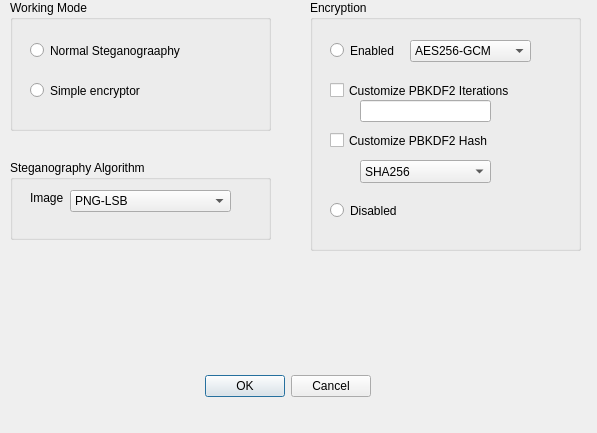
<?xml version="1.0" encoding="UTF-8"?>
<ui version="4.0">
 <class>Dialog</class>
 <widget class="QDialog" name="Dialog">
  <property name="geometry">
   <rect>
    <x>0</x>
    <y>0</y>
    <width>597</width>
    <height>433</height>
   </rect>
  </property>
  <property name="windowTitle">
   <string>Advanced Settings</string>
  </property>
  <widget class="QDialogButtonBox" name="buttonBox">
   <property name="geometry">
    <rect>
     <x>30</x>
     <y>370</y>
     <width>341</width>
     <height>32</height>
    </rect>
   </property>
   <property name="orientation">
    <enum>Qt::Horizontal</enum>
   </property>
   <property name="standardButtons">
    <set>QDialogButtonBox::Cancel|QDialogButtonBox::Ok</set>
   </property>
  </widget>
  <widget class="QGroupBox" name="groupBox">
   <property name="geometry">
    <rect>
     <x>10</x>
     <y>0</y>
     <width>261</width>
     <height>131</height>
    </rect>
   </property>
   <property name="title">
    <string>Working Mode</string>
   </property>
   <widget class="QRadioButton" name="radioButton_3">
    <property name="geometry">
     <rect>
      <x>20</x>
      <y>40</y>
      <width>221</width>
      <height>21</height>
     </rect>
    </property>
    <property name="text">
     <string>Normal Steganograaphy</string>
    </property>
   </widget>
   <widget class="QRadioButton" name="radioButton_4">
    <property name="geometry">
     <rect>
      <x>20</x>
      <y>80</y>
      <width>171</width>
      <height>21</height>
     </rect>
    </property>
    <property name="text">
     <string>Simple encryptor</string>
    </property>
   </widget>
  </widget>
  <widget class="QGroupBox" name="groupBox_2">
   <property name="geometry">
    <rect>
     <x>310</x>
     <y>0</y>
     <width>271</width>
     <height>251</height>
    </rect>
   </property>
   <property name="title">
    <string>Encryption</string>
   </property>
   <widget class="QRadioButton" name="radioButton">
    <property name="geometry">
     <rect>
      <x>20</x>
      <y>40</y>
      <width>100</width>
      <height>21</height>
     </rect>
    </property>
    <property name="text">
     <string>Enabled</string>
    </property>
   </widget>
   <widget class="QRadioButton" name="radioButton_2">
    <property name="geometry">
     <rect>
      <x>20</x>
      <y>200</y>
      <width>100</width>
      <height>21</height>
     </rect>
    </property>
    <property name="text">
     <string>Disabled</string>
    </property>
   </widget>
   <widget class="QCheckBox" name="checkBox">
    <property name="geometry">
     <rect>
      <x>20</x>
      <y>80</y>
      <width>211</width>
      <height>21</height>
     </rect>
    </property>
    <property name="text">
     <string>Customize PBKDF2 Iterations</string>
    </property>
   </widget>
   <widget class="QCheckBox" name="checkBox_2">
    <property name="geometry">
     <rect>
      <x>20</x>
      <y>130</y>
      <width>171</width>
      <height>21</height>
     </rect>
    </property>
    <property name="text">
     <string>Customize PBKDF2 Hash</string>
    </property>
   </widget>
   <widget class="QComboBox" name="comboBox">
    <property name="geometry">
     <rect>
      <x>50</x>
      <y>160</y>
      <width>131</width>
      <height>23</height>
     </rect>
    </property>
    <item>
     <property name="text">
      <string>SHA256</string>
     </property>
    </item>
    <item>
     <property name="text">
      <string>SHA384</string>
     </property>
    </item>
    <item>
     <property name="text">
      <string>SHA512</string>
     </property>
    </item>
   </widget>
   <widget class="QLineEdit" name="lineEdit">
    <property name="geometry">
     <rect>
      <x>50</x>
      <y>100</y>
      <width>131</width>
      <height>22</height>
     </rect>
    </property>
   </widget>
   <widget class="QComboBox" name="comboBox_2">
    <property name="geometry">
     <rect>
      <x>100</x>
      <y>40</y>
      <width>121</width>
      <height>22</height>
     </rect>
    </property>
    <item>
     <property name="text">
      <string>AES256-GCM</string>
     </property>
    </item>
    <item>
     <property name="text">
      <string>ChaCha20-Poly1305</string>
     </property>
    </item>
   </widget>
  </widget>
  <widget class="QGroupBox" name="groupBox_3">
   <property name="geometry">
    <rect>
     <x>10</x>
     <y>160</y>
     <width>261</width>
     <height>80</height>
    </rect>
   </property>
   <property name="title">
    <string>Steganography Algorithm</string>
   </property>
   <widget class="QLabel" name="label">
    <property name="geometry">
     <rect>
      <x>20</x>
      <y>30</y>
      <width>53</width>
      <height>15</height>
     </rect>
    </property>
    <property name="text">
     <string>Image</string>
    </property>
   </widget>
   <widget class="QComboBox" name="comboBox_3">
    <property name="geometry">
     <rect>
      <x>60</x>
      <y>30</y>
      <width>161</width>
      <height>22</height>
     </rect>
    </property>
    <item>
     <property name="text">
      <string>PNG-LSB</string>
     </property>
    </item>
    <item>
     <property name="text">
      <string>JPG-DCT</string>
     </property>
    </item>
   </widget>
  </widget>
 </widget>
 <resources/>
 <connections>
  <connection>
   <sender>buttonBox</sender>
   <signal>accepted()</signal>
   <receiver>Dialog</receiver>
   <slot>accept()</slot>
   <hints>
    <hint type="sourcelabel">
     <x>248</x>
     <y>254</y>
    </hint>
    <hint type="destinationlabel">
     <x>157</x>
     <y>274</y>
    </hint>
   </hints>
  </connection>
  <connection>
   <sender>buttonBox</sender>
   <signal>rejected()</signal>
   <receiver>Dialog</receiver>
   <slot>reject()</slot>
   <hints>
    <hint type="sourcelabel">
     <x>316</x>
     <y>260</y>
    </hint>
    <hint type="destinationlabel">
     <x>286</x>
     <y>274</y>
    </hint>
   </hints>
  </connection>
 </connections>
</ui>
